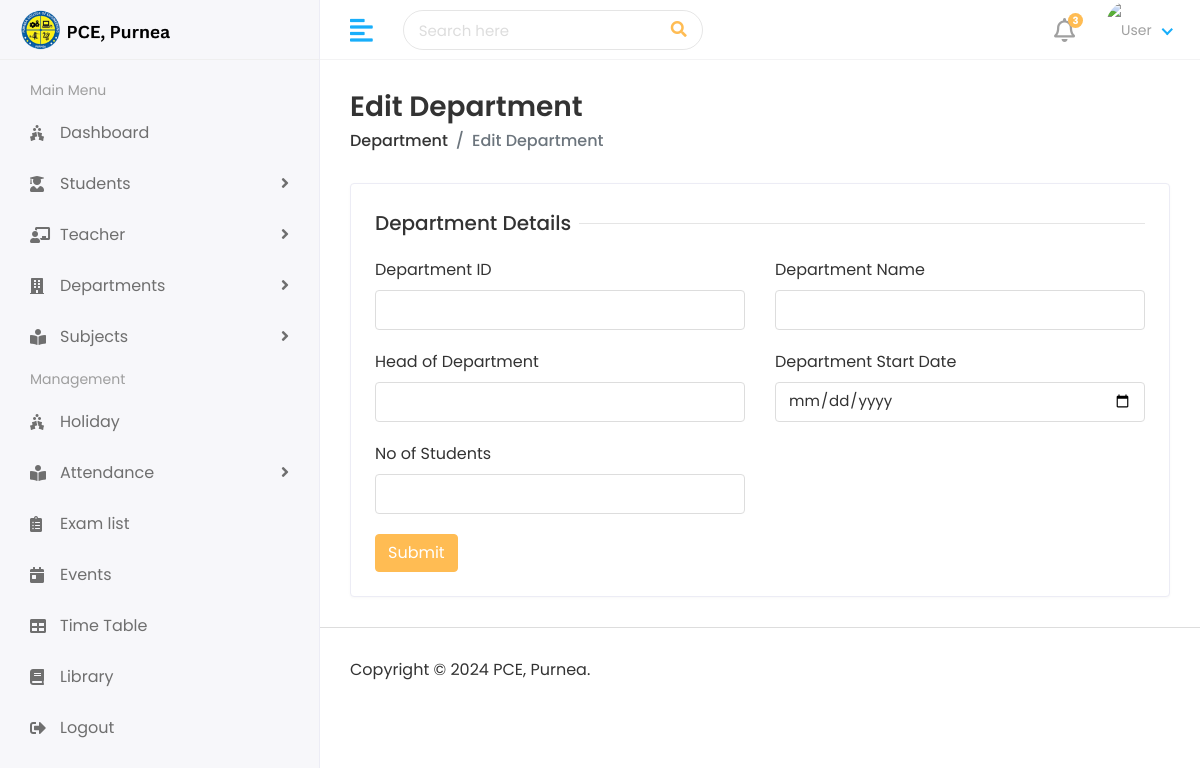
The app's page /Hod/Department/Edit/5, older data.
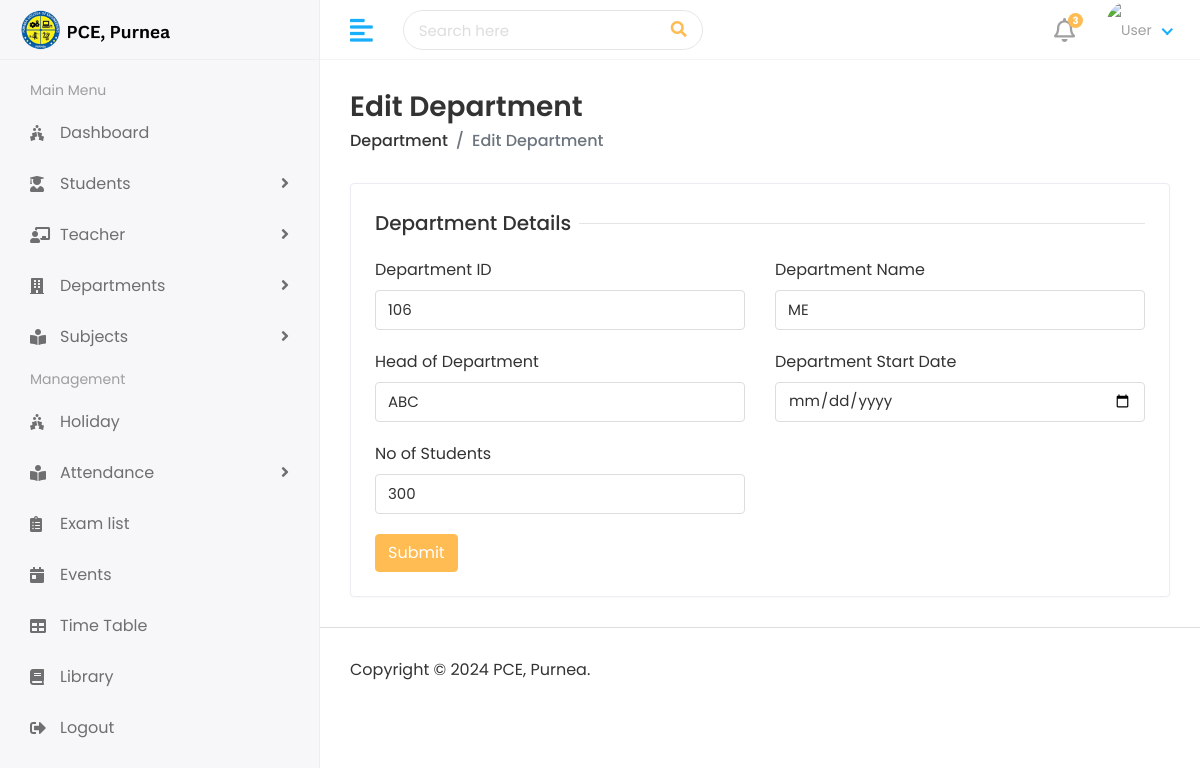
The same page, newer data.
### app/models.py (models this page shows, shortened)
class Course(models.Model):
    dept_name = models.CharField(max_length=100, unique=True)
    dept_id = models.CharField(max_length=15, unique=True, null=True)
    dept_hod = models.CharField(max_length=100, default="")
    start_date = models.DateField(null=True)
    num_student = models.PositiveIntegerField(default=0)
    created_at = models.DateTimeField(auto_now_add=True)
    updated_at = models.DateTimeField(auto_now=True)

### college/hod_views.py (the view)
def EDIT_DEPARTMENT(request, id):
    course = Course.objects.filter(id=id)
    context = {
        'course': course,
    }
    return render(request, 'Hod/edit_department.html', context)

### templates/Hod/edit_department.html (shortened to what this page needs)
{% extends "base.html" %}
{% block content %}
<div class="content container-fluid">
    <div class="page-header">
        <div class="row align-items-center">
            <div class="col">
                <h3 class="page-title">Edit Department</h3>
                <ul class="breadcrumb">
                    <li class="breadcrumb-item"><a href="#">Department</a></li>
                    <li class="breadcrumb-item active">Edit Department</li>
                </ul>
            </div>
        </div>
    </div>
    <div class="row">
        <div class="col-sm-12">
            <div class="card">
                <div class="card-body">
                    <form method='POST' action="{% url 'update_department' %}">
                        <div class="row">
                            <div class="col-12">
                                <h5 class="form-title"><span>Department Details</span></h5>
                            </div>
                            <div class="col-12 col-sm-6">
                                <div class="form-group">
                                    <label>Department ID</label>
                                    <input type="text" class="form-control" name='dept_id'
                                        value="{% for i in course  %}{{i.dept_id}}{% endfor %}">
                                </div>
                            </div>
                            <div class="col-12 col-sm-6">
                                <div class="form-group">
                                    <label>Department Name</label>
                                    <input type="text" class="form-control" name='dept_name'
                                        value="{% for i in course  %}{{i.dept_name}}{% endfor %}">
                                </div>
                            </div>
                            <div class="col-12 col-sm-6">
                                <div class="form-group">
                                    <label>Head of Department</label>
                                    <input type="text" class="form-control" name='dept_hod'
                                        value="{% for i in course  %}{{i.dept_hod}}{% endfor %}">
                                </div>
                            </div>
                            <div class="col-12 col-sm-6">
                                <div class="form-group">
                                    <label>Department Start Date</label>
                                    <input type="date" class="form-control" name='start_date'
                                        value="{% for i in course  %}{{i.start_date}}{% endfor %}">
                                </div>
                            </div>
                            <div class="col-12 col-sm-6">
                                <div class="form-group">
                                    <label>No of Students</label>
                                    <input type="text" class="form-control" name='num_student'
                                        value="{% for i in course  %}{{i.num_student}}{% endfor %}">
                                </div>
                            </div>
                            <div class="col-12">
                                <button type="submit" class="btn btn-primary">Submit</button>
                            </div>
                        </div>
                    </form>
                </div>
            </div>
        </div>
    </div>
</div>
{% endblock content %}

Row changes from the older to the newer data that the page shows:
added Course: dept_id "106", dept_name "ME", dept_hod "ABC", num_student "300"
